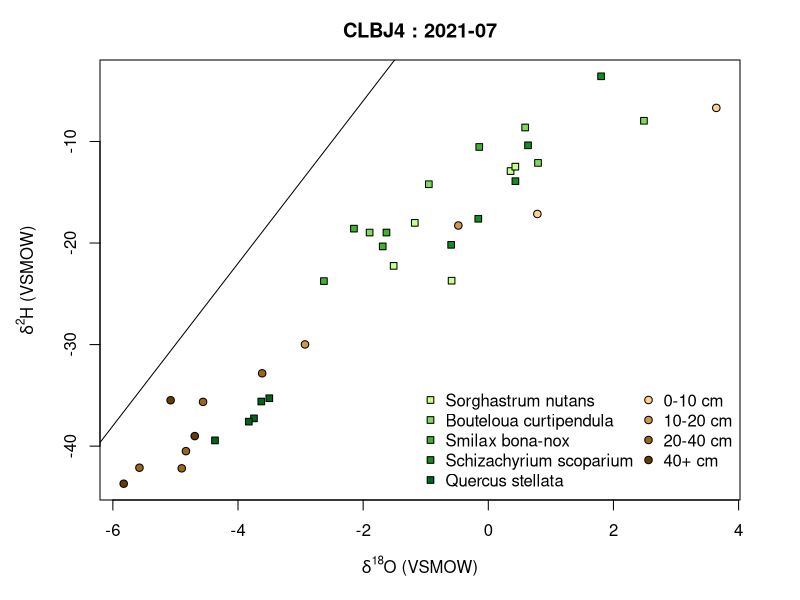
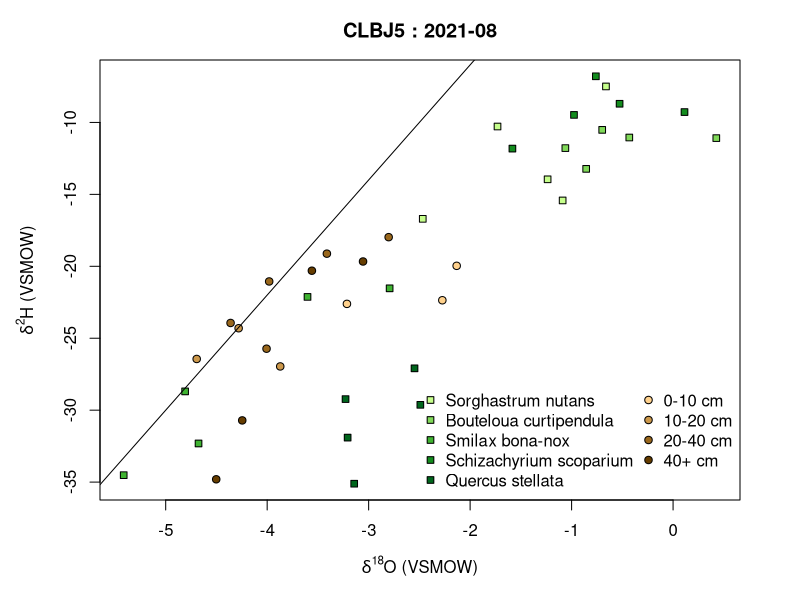
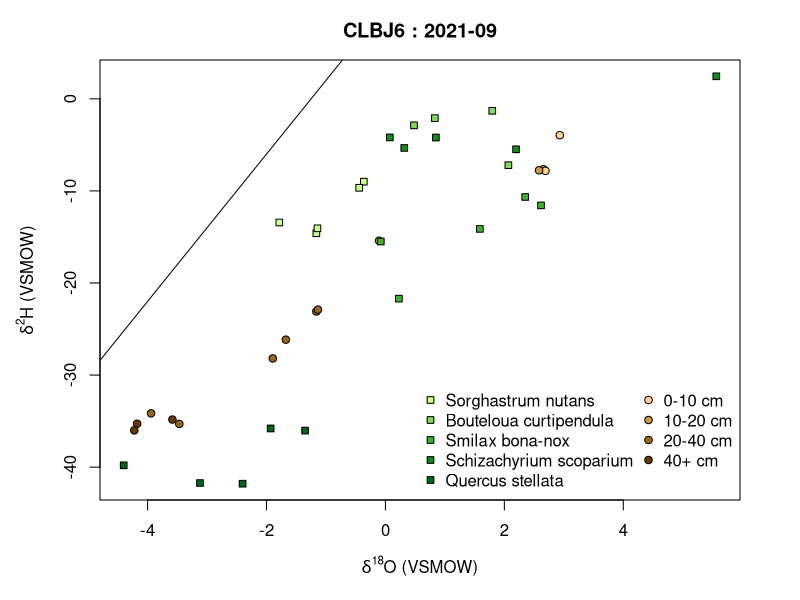
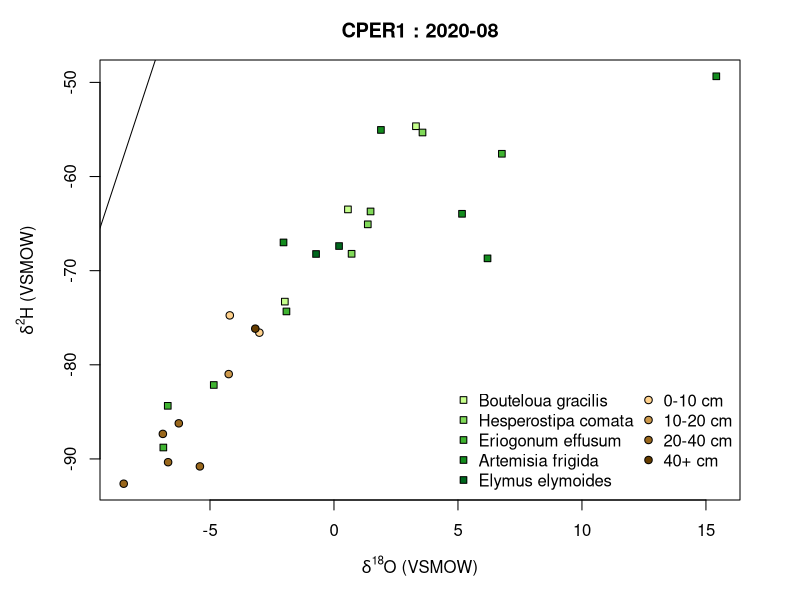
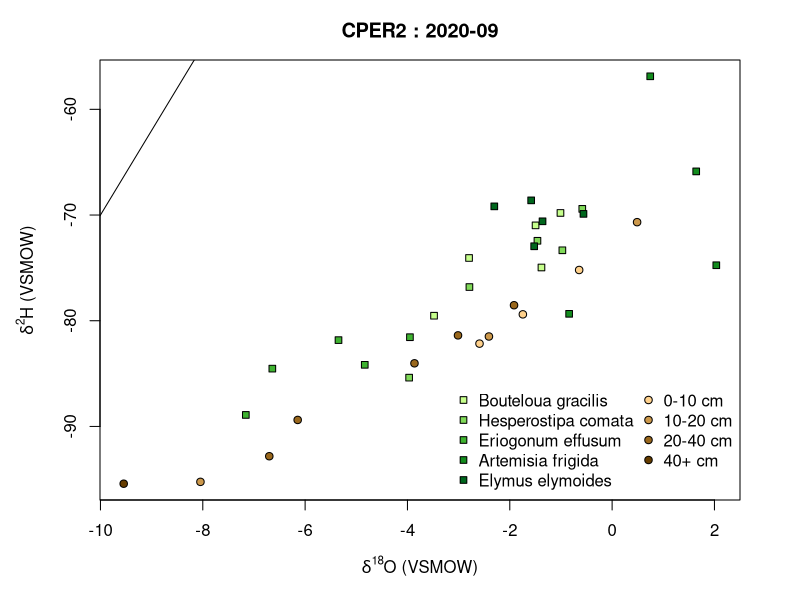
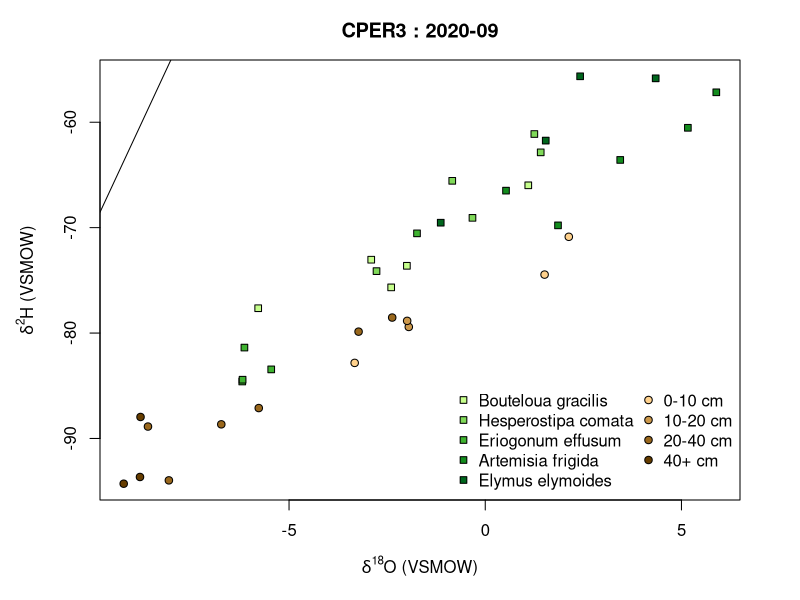
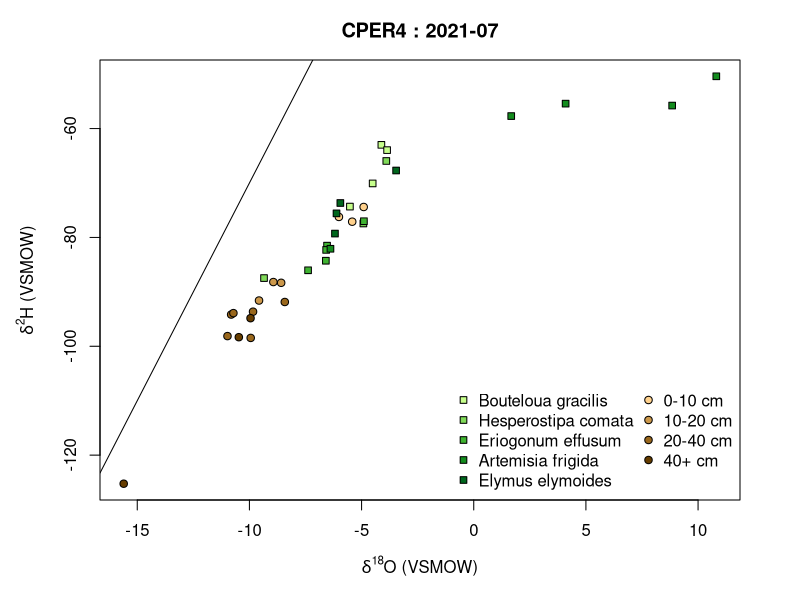
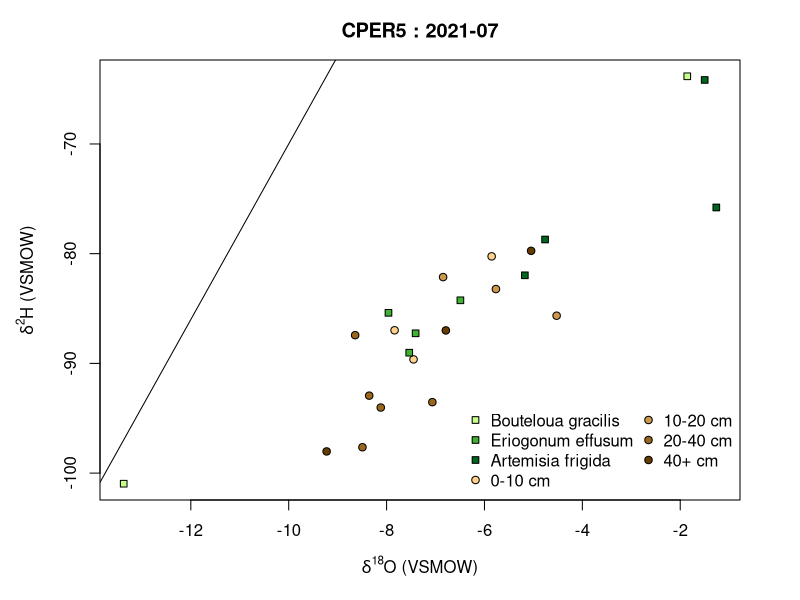

Generate these figures, in order, with R: (Note: this script raises an error after producing the figures.)
# Prep ####
## Read data
p = read.csv("data/plants.csv")
s = read.csv("data/soils.csv")

## Bouts
bouts = sort(unique(c(p$Bout, s$Bout)))

# Plot ####
for(i in bouts){
  ## Bout subset
  p_sub = p[p$Bout == i,]
  s_sub = s[s$Bout == i,]
  
  ## Depths and species
  species = (unique(p_sub$Species))
  depths = sort(unique(s_sub$Depth))
  
  ## Create a set of brown colors to match the number of soil depths
  col.soil = hsv(0.1, seq(0.45, 1, len = length(depths)), 
                 seq(1, 0.4, len = length(depths)))
  
  ## create a set of green colors to match the number of species
  col.stem = hsv(seq(0.25, 0.38, len = length(species)), 
                 seq(0.45, 1, len = length(species)), 
                 seq(1, 0.4, len = length(species)))
  
  ## Output device
  png(paste0("out/", i, ".png"), width = 6, height = 6, units = "in", res = 600)
  par(mar = c(5, 5, 3, 3))
  
  ## Set up the plot area
  plot(d2H ~ d18O, data = rbind(p_sub[, 1:22], s_sub[, 1:22]), 
       main = paste(i, ":", format(as.Date(p_sub$Collection_Date[1]), "%Y-%m")), 
       type = "n", xlab = expression(delta^{18}*"O (VSMOW)"),
       ylab = expression(delta^2*"H (VSMOW)"))
  
  ## Add the soils data
  points(d2H ~ d18O, data = s_sub, pch = 21,
         bg = col.soil[match(s_sub$Depth, depths)])
  
  ## Add the stem data
  points(d2H ~ d18O, data = p_sub, pch = 22,
         bg = col.stem[match(p_sub$Species, species)])
  
  ## Add GMWL
  abline(10,8)
  
  ## Add legend, this might plot over the data in some cases!
  legend("bottomright", c(species, depths), pt.bg = c(col.stem, col.soil), 
         pch = c(rep(22, length(species)), rep(21, length(depths))), 
         ncol = 2, text.width = NA, bty = "n")
  dev.off()    
}
